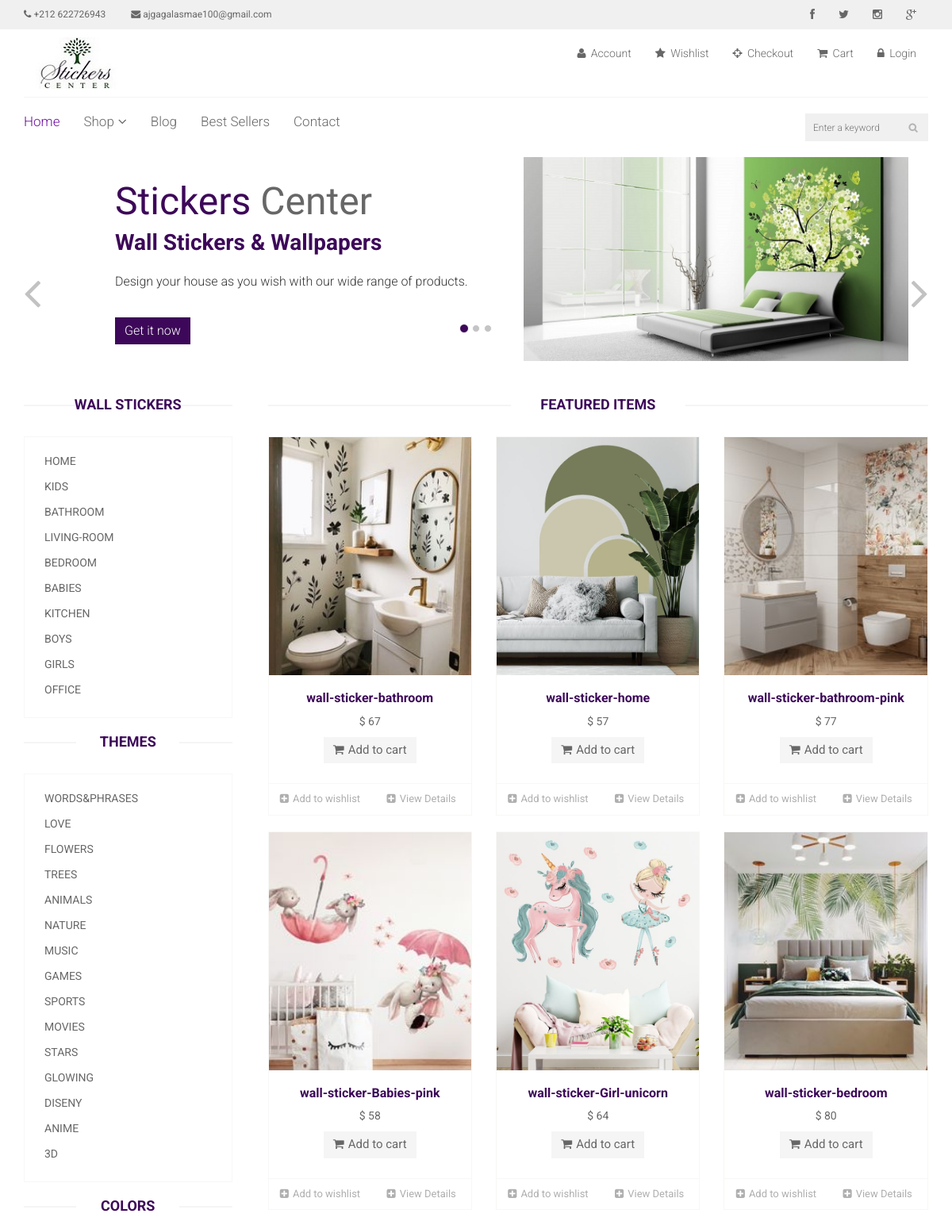
The page / (upper part) on the database its author committed.
### tables this page shows
CREATE TABLE `categories` (
  `cat_id` int(11) NOT NULL,
  `cat_title` text NOT NULL
);

CREATE TABLE `themes` (
  `theme_id` int(11) NOT NULL,
  `theme_title` text NOT NULL
);

CREATE TABLE `products` (
  `prod_id` int(11) NOT NULL,
  `prod_cat` int(11) NOT NULL,
  `prod_theme` int(11) NOT NULL,
  `price` int(11) NOT NULL,
  `prod_title` text NOT NULL,
  `prod_colors` text NOT NULL,
  `prod_desc` text NOT NULL,
  `prod_img` text NOT NULL,
  `prod_date` datetime NOT NULL DEFAULT current_timestamp()
);

### functions/functions.php (the view, shortened to what this page needs)
<?php
$con = mysqli_connect("localhost", "root", "", "ecommerce");
function getCategories()
{
    try{
        $db = new PDO('mysql:host=localhost;dbname=ecommerce', 'root', '');
        $query="select * from categories";
        $stm=$db->prepare($query);
        $res=$stm->execute();
        $res=$stm->fetchAll();
        foreach($res as $ca){
            $cat_id = $ca['cat_id'];
            $cat_title = $ca['cat_title'];
            echo "<li><a href='index.php?cat=$cat_id'>$cat_title</a></li>";
        }
    }catch(PDOException $e){
        echo $e->getMessage();
    }
}
function getThemes()
{
    global $con;
    $get_themes = "select * from themes";
    $run_themes = mysqli_query($con, $get_themes);
    while ($row_themes = mysqli_fetch_array($run_themes)) {
        $theme_id = $row_themes['theme_id'];
        $theme_title = $row_themes['theme_title'];
        echo "<li><a href='index.php?theme=$theme_id'>$theme_title</a></li>";
    }
}
function getProducts()
{
    if (!isset($_GET['cat'])) {
        if (!isset($_GET['theme']) && !isset($_GET['color'])) {
            global $con;
            $get_pro = "select * from products order by RAND() LIMIT 0,9";
            $run_pro = mysqli_query($con, $get_pro);
            while ($row_pro = mysqli_fetch_array($run_pro)) {
                $pro_id = $row_pro['prod_id'];
                $pro_theme = $row_pro['prod_theme'];
                $pro_title = $row_pro['prod_title'];
                $pro_price = $row_pro['price'];
                $pro_image = $row_pro['prod_img'];
                echo "
				<div class='col-sm-4'>
					<div class='product-image-wrapper'>
						<div class='single-products'>
							<div class='productinfo text-center'>
								<img src='./images/product_image/themes/$pro_theme/$pro_image' class='size200x300' alt='jjjjjj' />
								<h2 style='font-size: medium'>$pro_title</h2>
								<p>$ $pro_price</p>
								<a href='cart.php?add_cart=$pro_id' class='btn btn-default add-to-cart'><i class='fa fa-shopping-cart'></i>Add
								to cart</a>
							</div>
						</div>
					    <div class='choose'>
					        <ul class='nav nav-pills nav-justified'>
						        <li><a href='whishlist.php?add_wish=$pro_id'><i class='fa fa-plus-square'></i>Add to wishlist</a></li>
						        <li><a href='details.php?pro_id=$pro_id'><i class='fa fa-plus-square'></i>View Details</a></li>
					        </ul>
					    </div>
				    </div>
			    </div>
		";
            }
        }
    }
}
?>

### css/main.css (style rules this page uses)
body { font-family: 'Roboto', sans-serif; position: relative; font-weight: 400px; }
ul li { list-style: none; }
a { -webkit-transition: 300ms; transition: 300ms; }
h1, h2, h3, h4, h5, h6 { font-family: 'Roboto', sans-serif; }
.brands-name .nav-stacked li a { background-color: #FFFFFF; color: #676767; font-family: 'Roboto', sans-serif; font-size: 14px; padding: 5px 25px; text-decoration: none; text-transform: uppercase; }
.product-image-wrapper { border: 1px solid #F7F7F5; overflow: hidden; margin-bottom: 20px; box-sizing: border-box; }
.single-products { position: relative; }
.productinfo h2 { color: #3D0859; font-family: 'Roboto', sans-serif; font-size: 24px; font-weight: 700; }
.productinfo p { font-family: 'Roboto', sans-serif; font-size: 14px; font-weight: 400; color: #676767; }
.productinfo img { width: 100%; object-fit: cover; }
.productinfo { position: relative; }
.add-to-cart { background: #f5f5f5; border: 0 none; border-radius: 0; color: #676767; font-family: 'Roboto', sans-serif; font-size: 15px; margin-bottom: 25px; }
.add-to-cart i { margin-right: 5px; }
.choose { border-top: 1px solid #f7f7f7; }
.choose ul li a { color: #afafaf; font-family: 'Roboto', sans-serif; font-size: 13px; padding-left: 0; padding-right: 0; }
.choose ul li a i { margin-right: 5px; }
.size200x300 { width: 200px; height: 300px; object-fit: cover; }

### rows shown on the page
categories: cat_title "HOME"
categories: cat_title "KIDS"
categories: cat_title "BATHROOM"
categories: cat_title "LIVING-ROOM"
categories: cat_title "BEDROOM"
categories: cat_title "BABIES"
categories: cat_title "KITCHEN"
categories: cat_title "BOYS"
categories: cat_title "GIRLS"
categories: cat_title "OFFICE"
themes: theme_title "WORDS&PHRASES"
themes: theme_title "LOVE"
themes: theme_title "FLOWERS"
themes: theme_title "TREES"
themes: theme_title "ANIMALS"
themes: theme_title "NATURE"
themes: theme_title "MUSIC"
themes: theme_title "GAMES"
themes: theme_title "SPORTS"
themes: theme_title "MOVIES"
themes: theme_title "STARS"
themes: theme_title "GLOWING"
themes: theme_title "DISENY"
themes: theme_title "ANIME"
themes: theme_title "3D"
products: prod_img (picture), prod_title "wall-sticker-bathroom", price "67"
products: prod_img (picture), prod_title "wall-sticker-home", price "57"
products: prod_img (picture), prod_title "wall-sticker-bathroom-pink", price "77"
products: prod_img (picture), prod_title "wall-sticker-Babies-pink", price "58"
products: prod_img (picture), prod_title "wall-sticker-Girl-unicorn", price "64"
products: prod_img (picture), prod_title "wall-sticker-bedroom", price "80"
